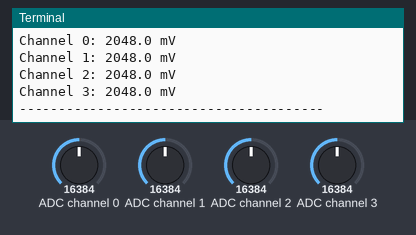
A program run on a simulated Raspberry Pi (BCM pin numbers). On the bench: the last lines printed to the terminal. The inputs (shaded band) are chosen by the test bench; at power-on: ADC channel 0 = 16384, ADC channel 1 = 16384, ADC channel 2 = 16384, ADC channel 3 = 16384 (analog values on the 0–32767 scale).

Above: at 1.2 s.
1.3 s: ADC channel 0 set to 22936
2.8 s: ADC channel 1 set to 22936
4.3 s: ADC channel 2 set to 22936
At 4.8 s:
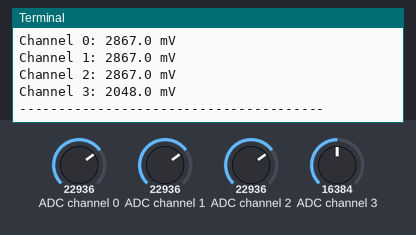
5.8 s: ADC channel 3 set to 22936
At 6.4 s:
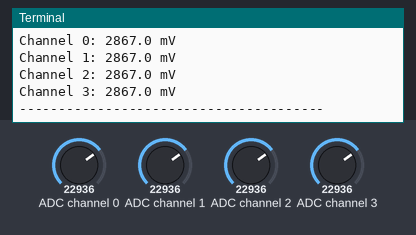
7.3 s: ADC channel 0 set to 31783
8.8 s: ADC channel 1 set to 31783
Timing chart, 0 to 11.3 s (numbered marks = the images above; inputs shaded):
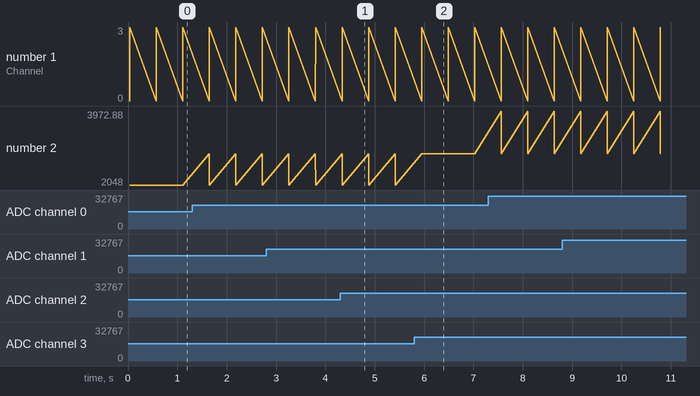

The program:

RPi_Single_Analog_Sensor.py
```python
# (licence header left out)
# This code is using the ADS1115 and the I2C Python Library for Raspberry Pi
# This was published on the following link under the BSD license
# [https://github.com/adafruit/Adafruit-Raspberry-Pi-Python-Code]
from Adafruit_ADS1x15 import ADS1x15
from time import sleep

# import needed modules
import time, signal, sys, os
import RPi.GPIO as GPIO
GPIO.setmode(GPIO.BCM)
GPIO.setwarnings(False)

# initialise variables
delayTime = 0.5 # in Sekunden

# assigning the ADS1x15 ADC

ADS1015 = 0x00  # 12-bit ADC
ADS1115 = 0x01  # 16-bit

# choosing the amplifing gain
gain = 4096  # +/- 4.096V
# gain = 2048  # +/- 2.048V
# gain = 1024  # +/- 1.024V
# gain = 512   # +/- 0.512V
# gain = 256   # +/- 0.256V

# choosing the sampling rate
# sps = 8    # 8 Samples per second
# sps = 16   # 16 Samples per second
# sps = 32   # 32 Samples per second
sps = 64   # 64 Samples per second
# sps = 128  # 128 Samples per second
# sps = 250  # 250 Samples per second
# sps = 475  # 475 Samples per second
# sps = 860  # 860 Samples per second

# assigning the ADC-Channel (1-4)
adc_channel_0 = 0    # Channel 0
adc_channel_1 = 1    # Channel 1
adc_channel_2 = 2    # Channel 2
adc_channel_3 = 3    # Channel 3

# initialise ADC (ADS1115)
adc = ADS1x15(ic=ADS1115)

#############################################################################################################

# ########
# Main Loop
# ########
# Reading the values from the input pins and print to console

try:
        while True:
                #read values
                adc0 = adc.readADCSingleEnded(adc_channel_0, gain, sps)
                adc1 = adc.readADCSingleEnded(adc_channel_1, gain, sps)
                adc2 = adc.readADCSingleEnded(adc_channel_2, gain, sps)
                adc3 = adc.readADCSingleEnded(adc_channel_3, gain, sps)

                # print to console
                print ("Channel 0:", adc0, "mV ")
                print ("Channel 1:", adc1, "mV ")
                print ("Channel 2:", adc2, "mV ")
                print ("Channel 3:", adc3, "mV ")
                print ("---------------------------------------")

                time.sleep(delayTime)


except KeyboardInterrupt:
        GPIO.cleanup()
```

Measured:
- after the input at 4.3 s, the terminal: prints a new line at once (image 1)
- after the input at 5.8 s, the terminal: prints a new line after 0.15 s (image 2)
